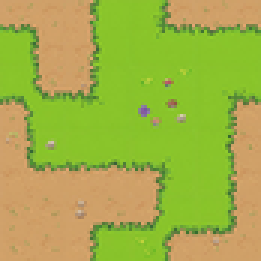
#> input picture assets/tilesets/grass_dirt_32.png, 87 x 87 px, shrunk from 128 x 128 before the run (shown 3 times larger); its folder holds 8 pictures in this run
$ python build_world_tilesets.py
#> lines starting #> are read from the running program, lines starting #| are printed output that depends on the picture
### tools/build_ground.py
#!/usr/bin/env python3
"""Bake a level's ground into one PNG from a corner-matching 32px tileset.

The SpriteCook 15-piece top-down tileset (assets/tilesets/grass_dirt_32.png) is a
corner-matching autotile: each tile says which of its four corners are grass, and a
level is described by a grid of *vertices* - grass or not - with each cell picking
the tile whose corners match. Non-grass shows as the tileset's other surface: a tan
dirt edge running into dark packed earth, which is a training yard.

Baking to a PNG (drawn by a Sprite2D, like the level's ground always has been) keeps
the scene file trivial and makes the result identical in Godot and in previews made
outside it. The matching TileSet resource (assets/tilesets/grass_dirt_32.tres) is also
in the repo for painting levels by hand in the editor later.

To stop a large field of one grass tile looking like wallpaper, full-grass and
full-earth cells get a random flip/rotation (fixed seed, so the bake is reproducible),
and the full-grass tile's decorations (a flower, mushrooms, pebbles - anything that
isn't green) are painted out to make a plain variant. The decorated original is used
for only DECORATED_SHARE of grass cells; otherwise every tile carries a flower and the
field turns to confetti.

Usage:
    python3 tools/build_ground.py winterfell_training_yard

Level layouts live in LEVELS below. Requires Pillow.
"""
import argparse
import pathlib
import random
import sys

try:
    from PIL import Image
except ImportError:
    sys.exit("Pillow is required: pip install Pillow")

ROOT = pathlib.Path(__file__).resolve().parent.parent
TILESET = ROOT / "assets" / "tilesets" / "grass_dirt_32.png"
TILE = 32
DECORATED_SHARE = 0.12

# Atlas (column, row) for each set of grass corners, from SpriteCook's Godot export
# (terrain peering bits of Terrain Set 0). Corners: TL, TR, BL, BR.
CORNERS_TO_ATLAS = {
    frozenset(): (0, 3),
    frozenset({"BL"}): (0, 0),
    frozenset({"TR", "BR"}): (1, 0),
    frozenset({"TL", "BL", "BR"}): (2, 0),
    frozenset({"BL", "BR"}): (3, 0),
    frozenset({"TL", "BR"}): (0, 1),
    frozenset({"TR", "BL", "BR"}): (1, 1),
    frozenset({"TL", "TR", "BL", "BR"}): (2, 1),
    frozenset({"TL", "TR", "BL"}): (3, 1),
    frozenset({"TR"}): (0, 2),
    frozenset({"TL", "TR"}): (1, 2),
    frozenset({"TL", "TR", "BR"}): (2, 2),
    frozenset({"TL", "BL"}): (3, 2),
    frozenset({"BR"}): (1, 3),
    frozenset({"TR", "BL"}): (2, 3),
    frozenset({"TL"}): (3, 3),
}

# Each level: size in tiles (the ground is centred on the scene origin) and a list of
# rectangles of *non-grass vertices*, in tile units relative to the origin
# (x0, y0, x1, y1), inclusive. Everything else is grass.
LEVELS = {
    # Walls sit at +-320px (+-10 tiles). The ground runs well past them so a 1280x720
    # view (the agreed 1440p framing) never shows its edge.
    "winterfell_training_yard": {
        "size": (60, 44),
        "earth": [
            (-8, -9, 8, 7),      # the yard itself; its north edge runs under the castle
                                 # wall (base y = -300), so no earth shows above it
            (-9, -8, -9, 5),     # soften the long edges so it isn't a perfect box
            (9, -8, 9, 5),
            (-6, 8, 6, 8),
            (-1, 9, 1, 22),      # the track leading south out of the yard
        ],
    },
    # Inside the castle: cobbles (the tileset's "upper" surface, grass's role above), with
    # packed earth where horses stand and work gets done. The view is 1280x720 world px,
    # held to x +-704, y -470..460 by the level's CameraLimits; the ground covers that.
    "winterfell_yard": {
        "size": (46, 30),
        "tileset": "cobble_earth_32.png",
        "plain": False,   # no painted-out variant: every cobble tile is fine as it is
        "earth": [
            (10, -2, 20, 3),     # the stable forecourt, trodden to mud
            (9, 0, 10, 2),
            (-19, -2, -14, 3),   # the forge and armoury corner
            (-15, 4, -13, 5),
            (-1, 8, 1, 15),      # the track south to the gate and the winter town
            (10, 6, 17, 10),     # the laundry green, worn bare
        ],
    },
    # A clearing in the Wolfswood under three inches of summer snow (the tileset's "upper"
    # surface); the ring of horses and the tracks in have trampled it to dark slush.
    "wolfswood_holdfast": {
        "size": (46, 30),
        "tileset": "snow_earth_32.png",
        "plain": "snow",
        "earth": [
            (-6, -5, 6, 1),      # the ring, churned by horses
            (-8, -3, -7, 0), (7, -3, 8, 0),
            (-4, 2, 4, 2),
            (-15, 2, -7, 3),     # the party's tracks in from the south-west treeline
            (-16, 4, -12, 9),
            (7, -2, 22, -1),     # the road east, home
        ],
    },
    # The kingsroad north of Winterfell: a rutted track through the snow, bottom to top,
    # with a wide trampled patch where the column has stopped around the carcass.
    "kingsroad_north": {
        "size": (46, 30),
        "tileset": "snow_earth_32.png",
        "plain": "snow",
        "earth": [
            (-2, -16, 1, 16),    # the road
            (-3, -9, -3, -2), (2, -12, 2, 4),
            (-9, -9, -3, -5),    # where the party has dismounted around her
        ],
    },
    # Levels whose "upper" surface is the small part: "invert" makes the rectangles the
    # upper surface and everything else the lower one.
    "winterfell_crypts": {      # a flagstone aisle between the stone kings, rubble dark either side
        "size": (46, 30), "tileset": "crypt_32.png", "plain": False, "invert": True,
        "earth": [(-5, -12, 5, 12)],
    },
    "winterfell_great_hall": {  # rushes over the floor, bare dark flags along the walls
        "size": (46, 30), "tileset": "hall_32.png", "plain": False, "invert": True,
        "earth": [(-19, -8, 19, 11)],
    },
    "winterfell_walls": {       # the wall-walk across the middle, snow far below either side
        "size": (80, 52), "tileset": "wallwalk_32.png", "plain": False, "invert": True,
        "earth": [(-40, -2, 40, 2)],
        # the wall-walk tileset's own "far below" reads as open water; fill those cells with
        # the Wolfswood's plain snow instead
        "lower_fill": "snow_earth_32.png",
        # ...except north of the wall, inside it: the castle's cobbled yards
        "north_fill": "cobble_earth_32.png",
    },
    "winterfell_godswood": {    # grass, a trodden path from the gate to the heart tree
        "size": (46, 30),
        "earth": [(-1, 1, 1, 15), (-4, -6, 4, 0)],
    },
}


def _pixels(img: Image.Image) -> list:
    # getdata() is deprecated from Pillow 12; get_flattened_data() is its replacement.
    return list(img.get_flattened_data() if hasattr(img, "get_flattened_data") else img.getdata())


def plain_variant(tile: Image.Image) -> Image.Image:
    """Paint out non-green pixels with the most common green in the tile."""
    px = [p for p in _pixels(tile) if p[3] and p[1] > p[0] and p[1] > p[2]]
    base = max(set(px), key=px.count)
    out = tile.copy()
    data = [p if (p[1] > p[0] and p[1] > p[2]) else base for p in _pixels(tile)]
    out.putdata(data)
    return out


def plain_snow(tile: Image.Image) -> Image.Image:
    """Paint out warm (brown, tan) pixels from a snow tile with the nearest cool pixel
    to their left, so the snow keeps its own texture."""
    out = tile.copy()
    px = out.load()
    for y in range(out.height):
        for x in range(out.width):
            r, g, b, a = px[x, y]
            if r > b + 8:
                for dx in range(1, out.width):
                    r2, g2, b2, a2 = px[(x - dx) % out.width, y]
                    if r2 <= b2 + 8:
                        px[x, y] = (r2, g2, b2, a2)
                        break
    return out


# [69 lines left out: functions build, main, not called in this run]


# [2 lines that do not run on import are left out]

### tools/build_world_tilesets.py
#!/usr/bin/env python3
"""Make the world's streaming tilesets from the 32px corner-match ground sets.

    python3 tools/build_world_tilesets.py

For each two-surface set (grass/dirt, cobble/earth, snow/earth) this writes
assets/tilesets/world/<name>.png - the 4x4 corner atlas plus a fifth row holding the
plain version of the full "upper" tile (decorations painted out, as build_ground.py
does for baked levels) - and a TileSet .tres over it. The two full tiles and the
plain one get the eight flip/transpose alternatives (ids 0-7), so WorldGround can
turn uniform cells freely and a big field doesn't look like wallpaper.
"""
import pathlib
import sys

sys.path.insert(0, str(pathlib.Path(__file__).resolve().parent))
from PIL import Image  # noqa: E402

from build_ground import CORNERS_TO_ATLAS, TILE, plain_snow, plain_variant  # noqa: E402

ROOT = pathlib.Path(__file__).resolve().parent.parent
SETS = {  # name -> how the full upper tile is made plain
    "grass_dirt_32": "grass",
    "cobble_earth_32": None,
    "snow_earth_32": "snow",
}
FULL_UPPER = CORNERS_TO_ATLAS[frozenset({"TL", "TR", "BL", "BR"})]
FULL_LOWER = CORNERS_TO_ATLAS[frozenset()]
PLAIN = (0, 4)
# alternative id -> (flip_h, flip_v, transpose): all eight turns of a square
TURNS = [(h, v, t) for t in (False, True) for v in (False, True) for h in (False, True)]


def main() -> int:
    out_dir = ROOT / "assets/tilesets/world"
    out_dir.mkdir(parents=True, exist_ok=True)
    for name, plain in SETS.items():
        atlas = Image.open(ROOT / f"assets/tilesets/{name}.png").convert("RGBA")
#> atlas is the input picture: PIL image 87x87 RGBA; mean R, G, B, A 162.3, 175.7, 70, 255
        full = atlas.crop((FULL_UPPER[0] * TILE, FULL_UPPER[1] * TILE, (FULL_UPPER[0] + 1) * TILE, (FULL_UPPER[1] + 1) * TILE))
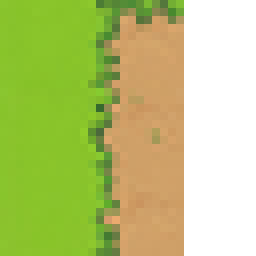
#> full: PIL image 32x32 RGBA (shown 8 times larger); mean R, G, B, A 113.4, 127.3, 47.6, 183.3; transparent parts drawn white
        plain_tile = plain_snow(full) if plain == "snow" else plain_variant(full) if plain == "grass" else full
#> in plain_variant, `px = [p for p in _pixels(tile) if p[3] and p[1] > p[0] and p[1] > p[2]]`: px = 469 items, first 6: (138, 197, 46, 255), (137, 195, 44, 255), (136, 195, 42, 255), (137, 196, 42, 255), (137, 197, 42, 255), (138, 197, 43, 255)
#> in plain_variant, `base = max(set(px), key=px.count)`: base = (137, 196, 42, 255)
#> in plain_variant, `data = [p if (p[1] > p[0] and p[1] > p[2]) else base for p in _pixels(..`: data = 1024 items, first 6: (138, 197, 46, 255), (137, 195, 44, 255), (136, 195, 42, 255), (137, 196, 42, 255), (137, 197, 42, 255), (138, 197, 43, 255)
#> in plain_variant, `out.putdata(data)`:
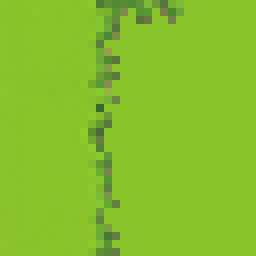
#> out: PIL image 32x32 RGBA (shown 8 times larger); mean R, G, B, A 134.3, 192.1, 43.6, 255
        img = Image.new("RGBA", (4 * TILE, 5 * TILE))
#> img: PIL image 128x160 RGBA; every value is 0
        img.paste(atlas.crop((0, 0, 4 * TILE, 4 * TILE)), (0, 0))
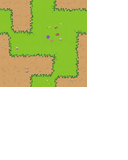
#> img: PIL image 128x160 RGBA; mean R, G, B, A 60, 64.9, 25.9, 94.2; transparent parts drawn white
        img.paste(plain_tile, (PLAIN[0] * TILE, PLAIN[1] * TILE))
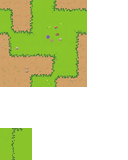
#> img: PIL image 128x160 RGBA; mean R, G, B, A 66.7, 74.5, 28.1, 107; transparent parts drawn white
        img.save(out_dir / f"{name}.png")

        lines = ['[gd_resource type="TileSet" load_steps=3 format=3]', "",
                 f'[ext_resource type="Texture2D" path="res://assets/tilesets/world/{name}.png" id="1_tex"]', "",
                 '[sub_resource type="TileSetAtlasSource" id="atlas_0"]', 'texture = ExtResource("1_tex")',
                 "texture_region_size = Vector2i(32, 32)"]
        for pos in sorted(set(CORNERS_TO_ATLAS.values()) | {PLAIN}, key=lambda p: (p[1], p[0])):
            key = f"{pos[0]}:{pos[1]}"
            lines.append(f"{key}/0 = 0")
            if pos in (FULL_UPPER, FULL_LOWER, PLAIN):
                for alt, (h, v, t) in enumerate(TURNS[1:], start=1):
                    lines.append(f"{key}/{alt} = {alt}")
                    for flag, on in (("flip_h", h), ("flip_v", v), ("transpose", t)):
                        if on:
                            lines.append(f"{key}/{alt}/{flag} = true")
        lines += ["", "[resource]", "tile_size = Vector2i(32, 32)", 'sources/0 = SubResource("atlas_0")', ""]
        (out_dir / f"{name}.tres").write_text("\n".join(lines))
        print(f"assets/tilesets/world/{name}.png + .tres")
#> pass 2 of the loop in main, `for name, plain in SETS.items():`:
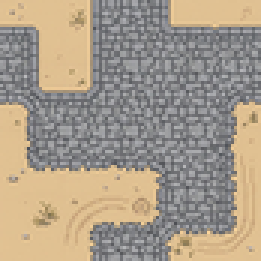
#> input picture assets/tilesets/cobble_earth_32.png, 87 x 87 px, shrunk from 128 x 128 before the run (shown 3 times larger)
#> in main, atlas is the input picture: PIL image 87x87 RGBA; mean R, G, B, A 167.6, 155.2, 138, 255
#> in main, `full = atlas.crop((FULL_UPPER[0] * TILE, FULL_UPPER[1] * TILE, (FULL_U..`:
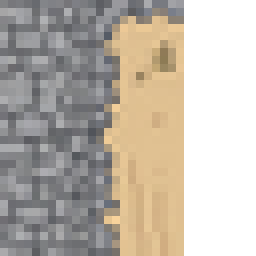
#> full: PIL image 32x32 RGBA (shown 8 times larger); mean R, G, B, A 116.3, 108.6, 98.2, 183.3; transparent parts drawn white
#> in main, `img.paste(plain_tile, (PLAIN[0] * TILE, PLAIN[1] * TILE))`:
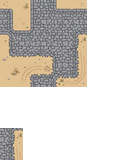
#> img: PIL image 128x160 RGBA; mean R, G, B, A 67.8, 62.8, 55.9, 103.4; transparent parts drawn white
#> pass 3 of the loop in main, `for name, plain in SETS.items():`:
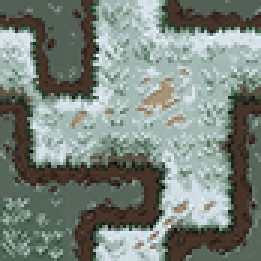
#> input picture assets/tilesets/snow_earth_32.png, 87 x 87 px, shrunk from 128 x 128 before the run (shown 3 times larger)
#> in main, atlas is the input picture: PIL image 87x87 RGBA; mean R, G, B, A 122.4, 132.5, 124.7, 255
#> in main, `plain_tile = plain_snow(full) if plain == "snow" else plain_variant(fu..`:
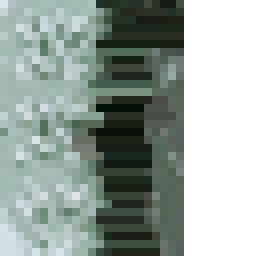
#> plain_tile: PIL image 32x32 RGBA (shown 8 times larger); mean R, G, B, A 80.8, 92.4, 86.3, 183.3; transparent parts drawn white
#> in main, `img.paste(plain_tile, (PLAIN[0] * TILE, PLAIN[1] * TILE))`:
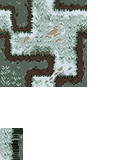
#> img: PIL image 128x160 RGBA; mean R, G, B, A 49.3, 53.6, 50.4, 103.4; transparent parts drawn white
    return 0


if __name__ == "__main__":
    sys.exit(main())
#> (the program exits here)
